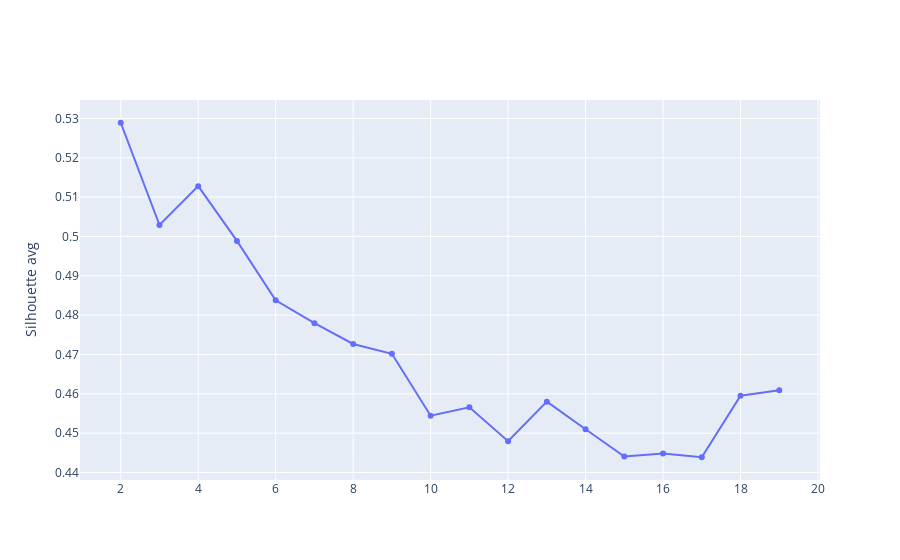

This figure's notebook cell:
### Code cell
silhouette_kmed(df_med)

### Figure 1 — Plotly figure (JSON) as saved in the notebook; plotly's stock layout.template omitted (floating-point values rounded to 4 significant figures)
{"data": [{"mode": "lines+markers", "name": "lines+markers", "type": "scatter", "x": [2, 3, 4, 5, 6, 7, 8, 9, 10, 11, 12, 13, 14, 15, 16, 17, 18, 19], "y": [0.5289, 0.5029, 0.5128, 0.4989, 0.4838, 0.478, 0.4727, 0.4702, 0.4545, 0.4566, 0.448, 0.458, 0.451, 0.4441, 0.4448, 0.4439, 0.4595, 0.4609]}], "layout": {"yaxis": {"title": {"text": "Silhouette avg"}}}}
